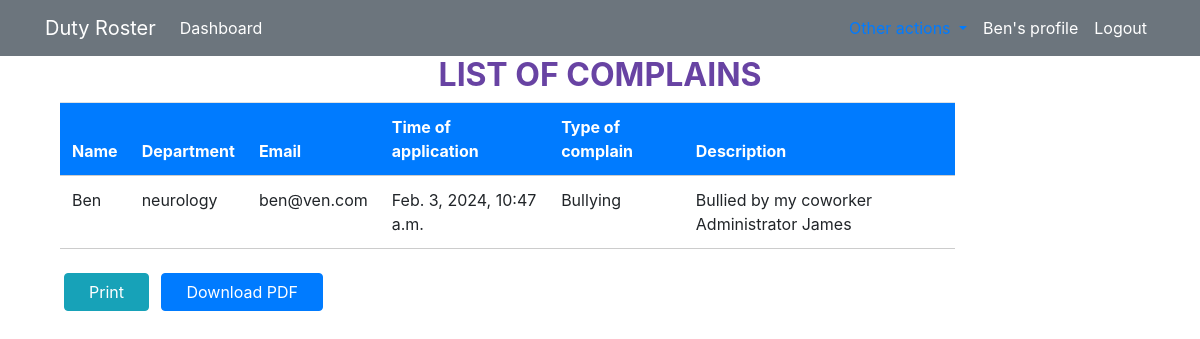
The page /complain/list/ (signed in) on the database its author committed.
### roster/models.py (models this page shows)
class Complains(models.Model):
     name = models.CharField(max_length=40)
     time = models.DateTimeField(auto_now=False, auto_now_add=True)
     department = models.CharField(max_length=50, choices=DEPARTMENT,default="neurology")
     email = models.EmailField(default="Empty")
     type = models.CharField(max_length=40, choices=COMPLAIN_TYPE)
     brief_description = models.CharField(max_length=50, null=True, blank=True)

### roster/views.py (the view)
# urls.py: path('complain/list/',views.complainlist, name='dashboard-complain-list'),
@login_required(login_url='user-login')
def complainlist(request):
    complains = Complains.objects.all()
    complain_count = complains.count()
    context = {
        'complains':complains,
        'complain_count':complain_count,
    }
    return render(request, "dashboard/complain_list.html",context)

### templates/dashboard/complain_list.html (shortened to what this page needs)
{% extends "partials/base.html" %}
  {% load crispy_forms_tags %}
  {% block content%}
   <div class="container">
    <h2 style="text-align:center;color:#6843a3;"><b> LIST OF COMPLAINS</b> </h2>
    <div class="row my-2">
        <div class="col-md-10">
            <div id="myBillingArea">
                <table class="table bg-white">
                    <thead class="bg-primary">
                        <tr class="text-white">
                            <th style="border-bottom: 1px solid #ccc;" scope="col">Name</th>
                            <th style="border-bottom: 1px solid #ccc;" scope="col">Department</th>
                            <th style="border-bottom: 1px solid #ccc;" scope="col">Email</th>
                            <th style="border-bottom: 1px solid #ccc;" scope="col">Time of application</th>
                            <th style="border-bottom: 1px solid #ccc;" scope="col">Type of complain</th>
                            <th style="border-bottom: 1px solid #ccc;" scope="col">Description</th>
                        </tr>
                    </thead>
                    <tbody>
                        {% for complain in complains%}
                        <tr>
                            <td style="border-bottom: 1px solid #ccc;">{{ complain.name}}</td>
                            <td style="border-bottom: 1px solid #ccc;">{{ complain.department}}</td>
                            <td style="border-bottom: 1px solid #ccc;">{{ complain.email}}</td>
                            <td style="border-bottom: 1px solid #ccc;">{{ complain.time }}</td>
                            <td style="border-bottom: 1px solid #ccc;">{{ complain.type }}</td>
                            <td style="border-bottom: 1px solid #ccc;">{{ complain.brief_description }}</td>
                        </tr>
                        {% endfor %}
                    </tbody>
                </table>
            </div>
            <div class="mt-4 text-end">
                <button class="btn btn-info px-4 mx-1" onclick="printMyBillingArea()">Print</button>
                <button class="btn btn-primary px-4 mx-1" onclick="downloadPDF('complainlist')">Download PDF</button>
            </div>
        </div>
    </div>
</div>
{% endblock %}

### templates/partials/usernav.html (shortened to what this page needs)
  <nav class="navbar navbar-expand-lg navbar-info bg-secondary">
    <div class="container">
        <a class="navbar-brand text-white" href="">Duty Roster</a>
        <div class="collapse navbar-collapse" id="navbarSupportedContent">
            <ul class="navbar-nav mr-auto">
                <li class="nav-item active">
                    <a class="nav-link text-white"href="{% url 'dashboard-index' %}">Dashboard </a>
                </li>
            </ul>
            <ul class="navbar-nav ml-auto">
                <li class="nav-item active">
                    <li class="nav-item dropdown">
                        <a class="nav-link dropdown-toggle" href="#" id="navbarDropdownMenuLink" data-toggle="dropdown" aria-haspopup="true" aria-expanded="false">
                        </a>
                      </li>
                     <a class="nav-link text-white" href="{% url 'user-profile' %}"
                        <span class="sr-only">{{ user.username }}'s profile</span></a>
                </li>
                <li class="nav-item">
                    <a class="nav-link text-white" href="{% url 'user-logout' %}">Logout</a>
                </li>
            </ul>
        </div>
    </div>
</nav>

### rows shown on the page
Complains: name "Ben", department "neurology", email "ben@ven.com", time "Feb. 3, 2024, 10:47 a.m.", type "Bullying", brief_description "Bullied by my coworker Administrator James"

### other values the page prints
{{ user.username }} "Ben"
